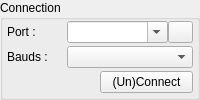
          <widget class="QGroupBox" name="grpConnexion">
           <property name="title">
            <string>Connection</string>
           </property>
           <layout class="QGridLayout" name="gridLayout">
            <property name="leftMargin">
             <number>4</number>
            </property>
            <property name="topMargin">
             <number>0</number>
            </property>
            <property name="rightMargin">
             <number>4</number>
            </property>
            <property name="bottomMargin">
             <number>0</number>
            </property>
            <property name="horizontalSpacing">
             <number>0</number>
            </property>
            <property name="verticalSpacing">
             <number>2</number>
            </property>
            <item row="2" column="0">
             <layout class="QHBoxLayout" name="horizontalLayout">
              <property name="spacing">
               <number>0</number>
              </property>
              <item>
               <widget class="QLabel" name="lblConnectStatus">
                <property name="minimumSize">
                 <size>
                  <width>0</width>
                  <height>0</height>
                 </size>
                </property>
                <property name="text">
                 <string>&lt;Not Connected&gt;</string>
                </property>
               </widget>
              </item>
              <item>
               <widget class="QPushButton" name="btnConnect">
                <property name="minimumSize">
                 <size>
                  <width>0</width>
                  <height>0</height>
                 </size>
                </property>
                <property name="maximumSize">
                 <size>
                  <width>110</width>
                  <height>16777215</height>
                 </size>
                </property>
                <property name="text">
                 <string>(Un)Connect</string>
                </property>
               </widget>
              </item>
             </layout>
            </item>
            <item row="1" column="0">
             <layout class="QHBoxLayout" name="horizontalLayout_22">
              <property name="spacing">
               <number>0</number>
              </property>
              <item>
               <widget class="QLabel" name="label_2">
                <property name="minimumSize">
                 <size>
                  <width>0</width>
                  <height>0</height>
                 </size>
                </property>
                <property name="maximumSize">
                 <size>
                  <width>60</width>
                  <height>16777215</height>
                 </size>
                </property>
                <property name="text">
                 <string>Bauds :</string>
                </property>
               </widget>
              </item>
              <item>
               <widget class="QComboBox" name="cmbBauds">
                <property name="minimumSize">
                 <size>
                  <width>0</width>
                  <height>0</height>
                 </size>
                </property>
               </widget>
              </item>
             </layout>
            </item>
            <item row="0" column="0">
             <layout class="QHBoxLayout" name="horizontalLayout_12">
              <property name="spacing">
               <number>0</number>
              </property>
              <item>
               <widget class="QLabel" name="label">
                <property name="minimumSize">
                 <size>
                  <width>0</width>
                  <height>0</height>
                 </size>
                </property>
                <property name="maximumSize">
                 <size>
                  <width>60</width>
                  <height>16777215</height>
                 </size>
                </property>
                <property name="text">
                 <string>Port :</string>
                </property>
               </widget>
              </item>
              <item>
               <widget class="QComboBox" name="cmbPort">
                <property name="minimumSize">
                 <size>
                  <width>0</width>
                  <height>0</height>
                 </size>
                </property>
                <property name="toolTip">
                 <string>Select the port to connect.</string>
                </property>
                <property name="editable">
                 <bool>true</bool>
                </property>
               </widget>
              </item>
              <item>
               <widget class="QPushButton" name="btnRefresh">
                <property name="maximumSize">
                 <size>
                  <width>25</width>
                  <height>16777215</height>
                 </size>
                </property>
                <property name="toolTip">
                 <string notr="true">Rafraichir la liste</string>
                </property>
                <property name="text">
                 <string/>
                </property>
                <property name="icon">
                 <iconset resource="cn5X.qrc">
                  <normaloff>:/cn5X/images/btnRefresh.svg</normaloff>:/cn5X/images/btnRefresh.svg</iconset>
                </property>
               </widget>
              </item>
             </layout>
            </item>
           </layout>
          </widget>
